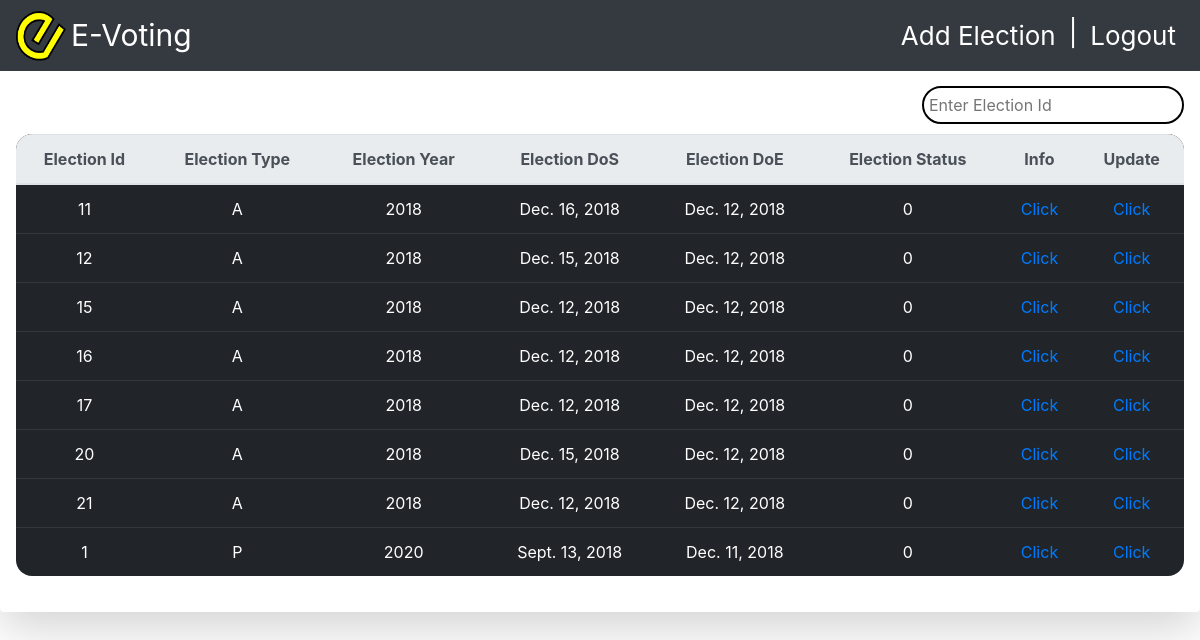
The app's page /organiser_app/candidate-election/2, older data.
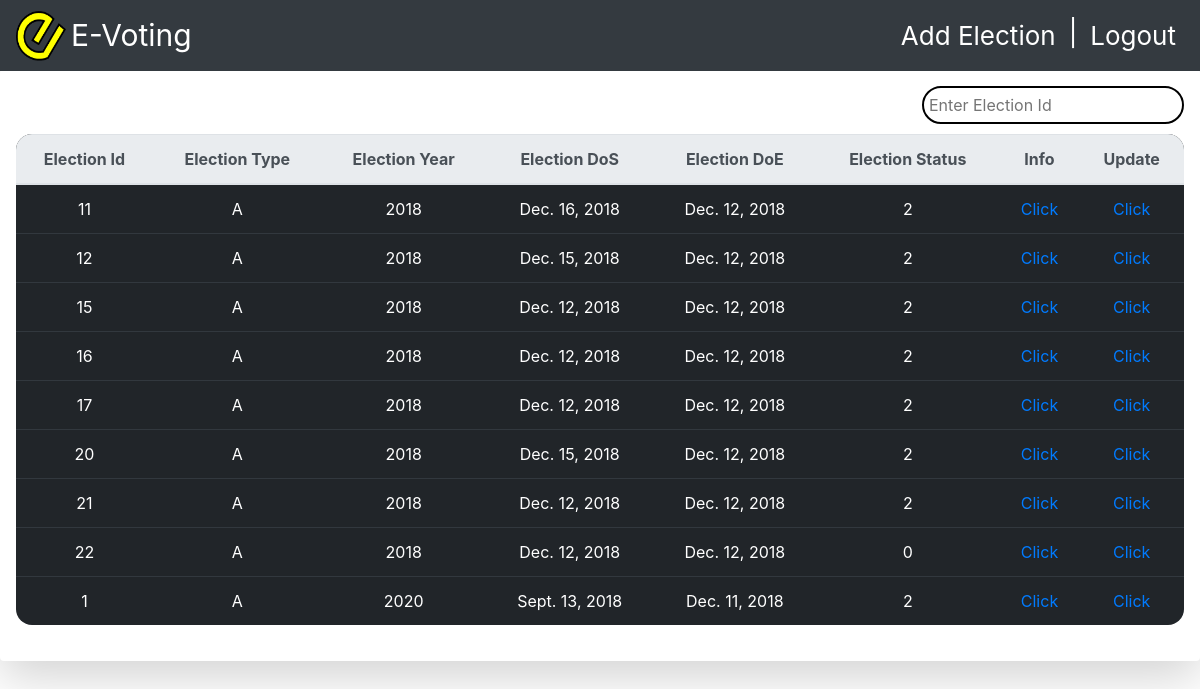
The same page, newer data.
### organiser_app/models.py (models this page shows, shortened)
class Election(models.Model):
    election_type=models.CharField(choices=election_options,null=False,max_length=1,default="Parliamentary")
    election_id=models.AutoField(primary_key=True)
    election_year=models.CharField(null=False,choices=YEARS,default=2018,max_length=6)
    date_of_start=models.DateField(null=False)
    date_of_end=models.DateField(null=False)
    status=models.CharField(choices=statuses,max_length=2,default='0')
    candidates = models.ManyToManyField(to=Candidate)

### organiser_app/views.py (the view)
# urls.py: path('candidate-election/<int:pk>',views.candidate_election,name="candidate-election"),
def candidate_election(request,pk):
    template_name='organiser_app/election.html'
    election_ins=Candidate_election.objects.filter(candidate=pk)
    election_instance=[]
    for ele in election_ins:
        election_instance.append(ele.election)
    context={'election_instance':election_instance}
    return render(request,template_name,context)

### templates/organiser_app/election.html (shortened to what this page needs)
{% load staticfiles %}
<!doctype html>
<html lang="en">
   <head>
      <link rel="stylesheet" href="https://stackpath.bootstrapcdn.com/bootstrap/4.1.3/css/bootstrap.min.css">
   </head>
   <body style="position: relative; padding-top: 20px;">
      <nav class="navbar fixed-top container-fluid navbar-expand-lg navbar-light bg-dark">
         <div class="collapse navbar-collapse " id="navbarSupportedContent">
            <img src="{% static "images/e-voting.png"%}" alt="evoting image" width="50" height="50">
            <p style="color:white; font-size:30px;margin:5px">E-Voting</p>
         </div>
         <ul class="nav navbar-nav navbar-right">
            <li class="nav-item active">
               <a class="nav-link text-white" href="{% url 'organiser_app:addelection' %}" style="font-size:26px">Add Election <span class="sr-only">(current)</span></a>
            </li>
            <li>
               <p class="text-white " style="font-size:26px;margin:5px">|</p>
            </li>
            <li class="nav-item active">
               <a class="nav-link text-white" href="{% url 'organiser_app:evoting-logout'%}" style="font-size:26px">Logout <span class="sr-only">(current)</span></a>
            </li>
         </ul>
      </nav>
      <div class="shadow-lg p-3 mb-5 bg-white rounded" style="margin-top:50px" id="elections">
         {% if election_instance %}
         <input class="search float-right" style="border-radius:20px;padding:5px;margin-bottom:10px;border:2px solid black;outline:none;"placeholder="Enter Election Id" />
         <table class="table table-dark " style="margin: 20px auto;">
            <thead class="thead thead-light " style="text-align: center">
               <th class="eid"> Election Id</th>
               <th class="type"> Election Type</th>
               <th > Election Year</th>
               <th> Election DoS</th>
               <th> Election DoE</th>
               <th class="status"> Election Status</th>
               <th> Info </th>
               <th>Update</th>
            </thead>
            <tbody class="list">
               {% for election in election_instance%}
               <tr style="text-align: center">
                  <td class="eid">{{ election.election_id}}</td>
                  <td class="type">{{ election.election_type}}</td>
                  <td >{{ election.election_year}}</td>
                  <td>{{ election.date_of_start}}</td>
                  <td>{{ election.date_of_end}}</td>
                  <td class="status">{{ election.status}}</td>
                  <td><a href="{% url "organiser_app:election-candidate" election.election_id %}" >Click</a></td>
                  <td><a href="{% url "organiser_app:election_edit" election.election_id %}" >Click</a></td>
               </tr>
               {% endfor %}
            </tbody>
         </table>
         {% endif %}
      </div>
   </body>
</html>

Row changes from the older to the newer data that the page shows:
changed Election "Dec. 16, 2018": status "0" → "2"
changed Election id 12: status "0" → "2"
changed Election id 15: status "0" → "2"
changed Election id 16: status "0" → "2"
changed Election id 17: status "0" → "2"
changed Election id 20: status "0" → "2"
changed Election id 21: status "0" → "2"
added Election: election_id "22", election_type "A", election_year "2018", date_of_start "Dec. 12, 2018", date_of_end "Dec. 12, 2018", status "0"
changed Election "Sept. 13, 2018": election_type "P" → "A"; status "0" → "2"
